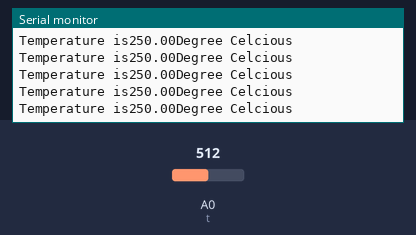
This sketch was run on a simulated Arduino Uno, built with avr-gcc and run on an emulated ATmega328P. On the bench: the last lines printed to the serial monitor. The test bench sets the inputs (shaded band); at power-on: A0 (t) = 512.

Above: at 1.2 s.
1.3 s: A0 (t) set to 215
At 2.3 s:
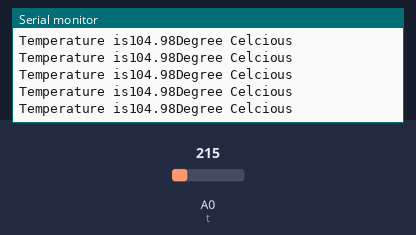
4.3 s: A0 (t) set to 193
At 5.0 s:
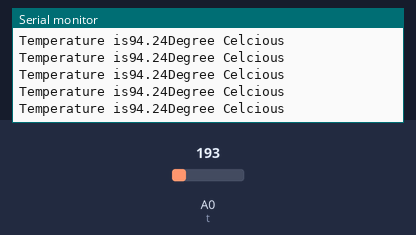
13.3 s: A0 (t) set to 23
At 13.8 s:
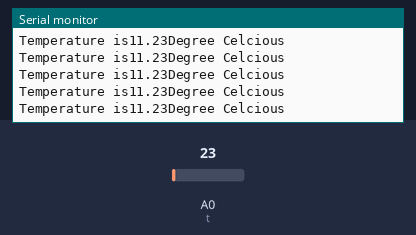
16.3 s: A0 (t) set to 19
At 17.4 s:
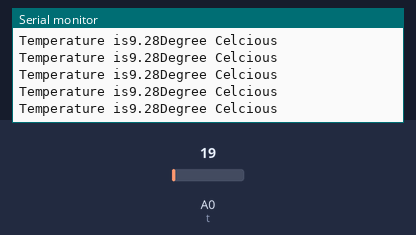
Timing chart, 0 to 19.3 s (numbered marks = the images above; inputs shaded):
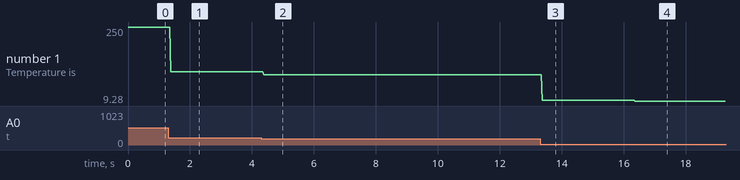

Measured:
- after the input at 1.3 s, the serial monitor: prints a new line after 0.09 s (image 1)
- after the input at 4.3 s, the serial monitor: prints a new line after 0.09 s (image 2)
- after the input at 13.3 s, the serial monitor: prints a new line after 0.07 s (image 3)
- after the input at 16.3 s, the serial monitor: prints a new line after 0.07 s (image 4)
- plotted number 1: 250 → 104.98 after the input at 1.3 s, 104.98 → 94.24 after the input at 4.3 s, 94.24 → 11.23 after the input at 13.3 s, 11.23 → 9.28 after the input at 16.3 s

The sketch:

temperature.ino
```cpp
int t=0;
void setup()
{
  pinMode(t, INPUT);
  Serial.begin(9600);

}

void loop()
{
  float v,cel,mv ;
 v = analogRead(t);
  mv=(v/1024)*5000;
  cel=(mv/10);
  Serial.print("Temperature is" );
  Serial.print(cel);
  Serial.print("Degree Celcious");
  Serial.println();

}
```
